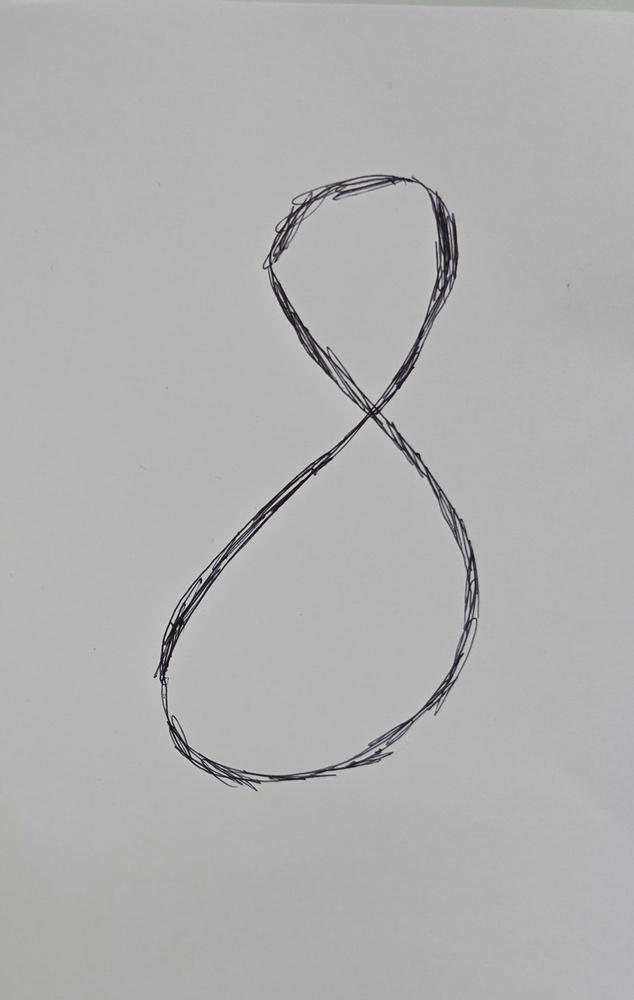
#> input picture 8/20260601_142725(2).jpg, 634 x 1000 px, shrunk from 1746 x 2756 before the run; its folder holds only this picture in this run
$ python test.py
#> lines starting #> are read from the running program, lines starting #| are printed output that depends on the picture; after the words box and inside, x2 and y2 are one past the last pixel; in counts of white or black regions, pixels touching at a corner belong together
#> further down, img is the input picture: shape (1000, 634, 3); mean B, G, R 176.3, 176.2, 176.2
import cv2
import shutil
from pathlib import Path

BASE = Path.cwd()
SELECTED = BASE / "8"

OUT_IMG = BASE / "yolo_auto" / "images"
OUT_LBL = BASE / "yolo_auto" / "labels"

OUT_IMG.mkdir(parents=True, exist_ok=True)
OUT_LBL.mkdir(parents=True, exist_ok=True)

# digits = ["1", "3", "5", "6", "8"]
digits = ["8"]
exts = ["*.jpg", "*.jpeg", "*.png", "*.JPG", "*.PNG"]

def make_bbox(img):
    h, w = img.shape[:2]
#> h = 1000; w = 634

    gray = cv2.cvtColor(img, cv2.COLOR_BGR2GRAY)

    # 칠판/종이 배경은 밝고 숫자는 어두운 경우가 많으므로 invert threshold
    blur = cv2.GaussianBlur(gray, (5, 5), 0)
    th = cv2.adaptiveThreshold(
        blur,
        255,
        cv2.ADAPTIVE_THRESH_GAUSSIAN_C,
        cv2.THRESH_BINARY_INV,
        31,
        7
    )
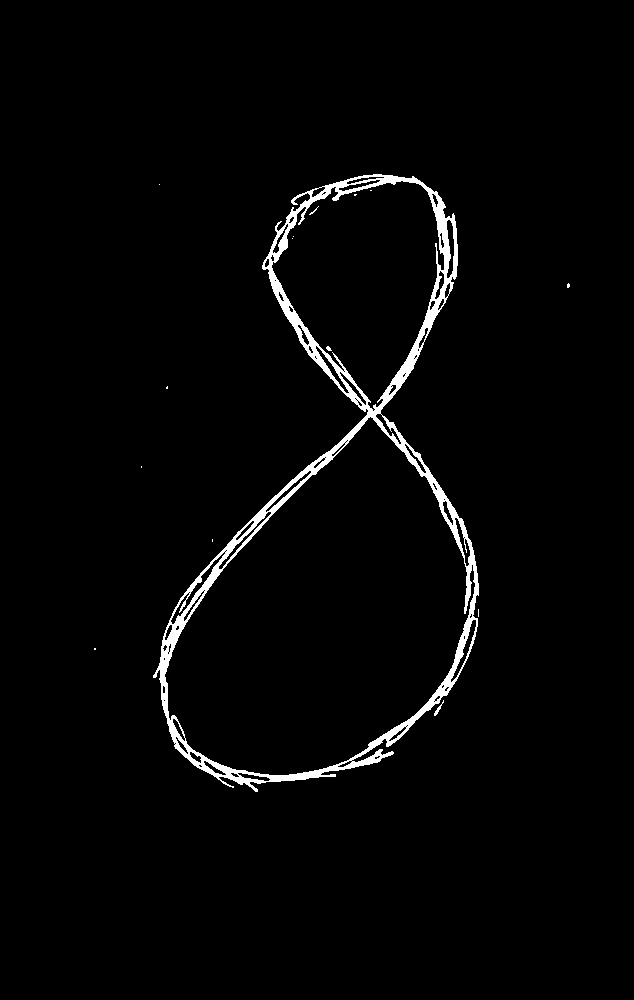
#> th: shape (1000, 634); 2.4% white; 15 white regions (13 under 20 px), largest, box (x1, y1, x2, y2) and area: (153, 174, 479, 792) 14981, (434, 700, 444, 716) 39

    # 작은 잡음 제거
    kernel = cv2.getStructuringElement(cv2.MORPH_RECT, (3, 3))
    th = cv2.morphologyEx(th, cv2.MORPH_OPEN, kernel, iterations=1)
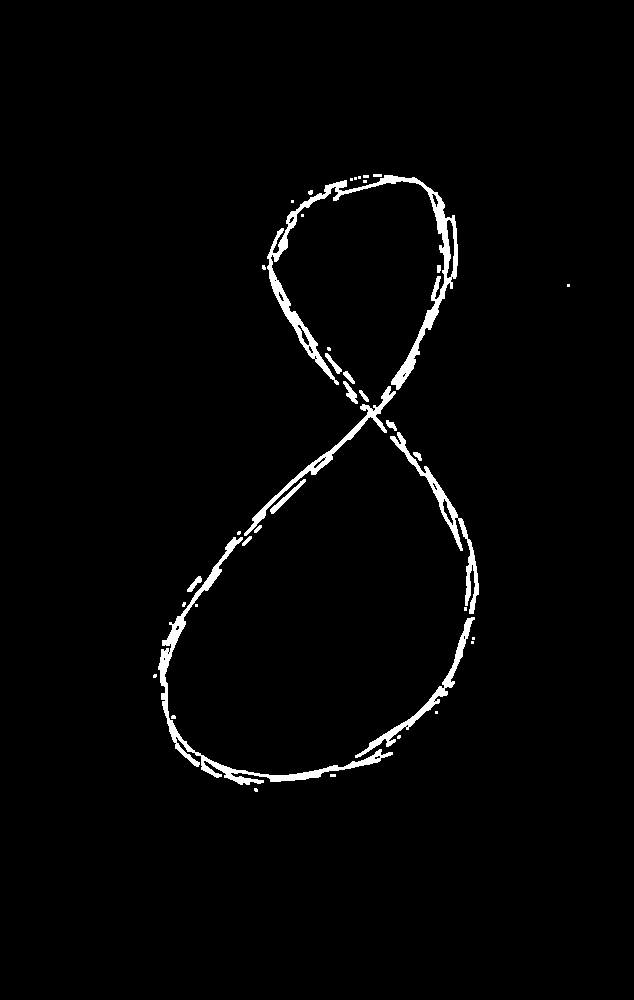
#> th: shape (1000, 634); 2.1% white; 40 white regions (22 under 20 px)

    contours, _ = cv2.findContours(th, cv2.RETR_EXTERNAL, cv2.CHAIN_APPROX_SIMPLE)
#> contours = 40 contours, 25 with area under 20; largest, box (x1, y1, x2, y2) and area: (267, 175, 458, 390) 4219, (158, 537, 393, 785) 2654, (390, 432, 479, 614) 1388, (244, 386, 396, 536) 1176, (355, 617, 475, 758) 1056

    boxes = []
    for c in contours:
        x, y, bw, bh = cv2.boundingRect(c)
        area = bw * bh

        # 너무 작은 잡음 제거
        if area < (w * h) * 0.001:
            continue

        # 너무 큰 배경 오검출 제거
        if area > (w * h) * 0.8:
            continue

        boxes.append((x, y, bw, bh))
#> this loop made 40 passes
#> (x, y, bw, bh, area) on passes 4, 9, 12, 13, 14, 15, 17, 18, 19, 20, 21, 22: (171, 715, 5, 4, 20), (355, 617, 120, 141, 16920), (182, 602, 4, 5, 20), (187, 576, 15, 16, 240), (158, 537, 235, 248, 58280), (242, 536, 10, 10, 100), (254, 525, 8, 8, 64), (270, 479, 36, 35, 1260), (413, 452, 9, 9, 81), (390, 432, 89, 182, 16198), (386, 420, 11, 11, 121), (359, 390, 10, 12, 120)
#> (c, x, y, bw, bh, area) on pass 40: ([[373, 174], [373, 176], [381, 176], [381, 174]], 373, 174, 9, 3, 27)
#> after the loop, boxes = [(355, 617, 120, 141), (158, 537, 235, 248), (270, 479, 36, 35), (390, 432, 89, 182), (244, 386, 152, 150), (267, 175, 191, 215)]

    if not boxes:
        return None

    # 숫자 획이 여러 contour로 나뉠 수 있으니 전체 contour를 하나의 bbox로 합침
    x1 = min(x for x, y, bw, bh in boxes)
#> x1 = 158
    y1 = min(y for x, y, bw, bh in boxes)
#> y1 = 175
    x2 = max(x + bw for x, y, bw, bh in boxes)
#> x2 = 479
    y2 = max(y + bh for x, y, bw, bh in boxes)
#> y2 = 785

    # 여백 조금 추가
    pad_x = int((x2 - x1) * 0.25)
#> pad_x = 80
    pad_y = int((y2 - y1) * 0.15)
#> pad_y = 91

    x1 = max(0, x1 - pad_x)
#> x1 = 78
    y1 = max(0, y1 - pad_y)
#> y1 = 84
    x2 = min(w, x2 + pad_x)
#> x2 = 559
    y2 = min(h, y2 + pad_y)
#> y2 = 876

    bw = x2 - x1
#> bw = 481
    bh = y2 - y1
#> bh = 792

    # YOLO 형식: class center_x center_y width height
    cx = (x1 + x2) / 2 / w
#> cx = 0.502
    cy = (y1 + y2) / 2 / h
#> cy = 0.48
    nw = bw / w
#> nw = 0.759
    nh = bh / h
#> nh = 0.792

    return cx, cy, nw, nh

count = 0
failed = []

for digit in digits:
    src_dir = SELECTED

    files = []
    for ext in exts:
        files.extend(src_dir.glob(ext))

    for src in sorted(files):
        img = cv2.imread(str(src))
        if img is None:
            failed.append(str(src))
            continue

        bbox = make_bbox(img)
#> bbox = (0.502, 0.48, 0.759, 0.792)
        if bbox is None:
            failed.append(str(src))
            continue

        new_name = f"{digit}_{src.stem}{src.suffix.lower()}"
        out_img_path = OUT_IMG / new_name
        out_lbl_path = OUT_LBL / f"{Path(new_name).stem}.txt"

        shutil.copy2(src, out_img_path)

        cx, cy, nw, nh = bbox
#> cx = 0.502; cy = 0.48; nw = 0.759; nh = 0.792
        with open(out_lbl_path, "w") as f:
            f.write(f"0 {cx:.6f} {cy:.6f} {nw:.6f} {nh:.6f}\n")

        count += 1

print(f"Created YOLO labels: {count}")
print(f"Failed images: {len(failed)}")

if failed:
    print("Failed list:")
    for f in failed[:30]:
        print(f)

$ run again, on 8/20260601_142855(2).jpg
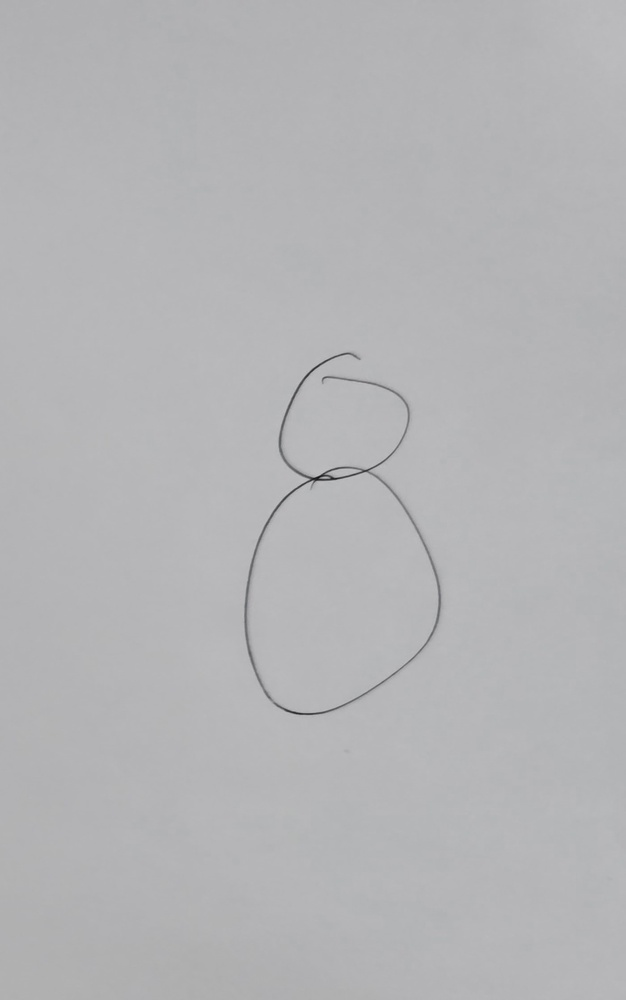
#> input picture 8/20260601_142855(2).jpg, 626 x 1000 px, shrunk from 1400 x 2238 before the run
#> img is the input picture: shape (1000, 626, 3); mean B, G, R 182.4, 180.5, 180.4
#> in make_bbox, `th = cv2.adaptiveThreshold( blur, 255, cv2.ADAPTIVE_THRESH_GAUSSIAN_C,..`:
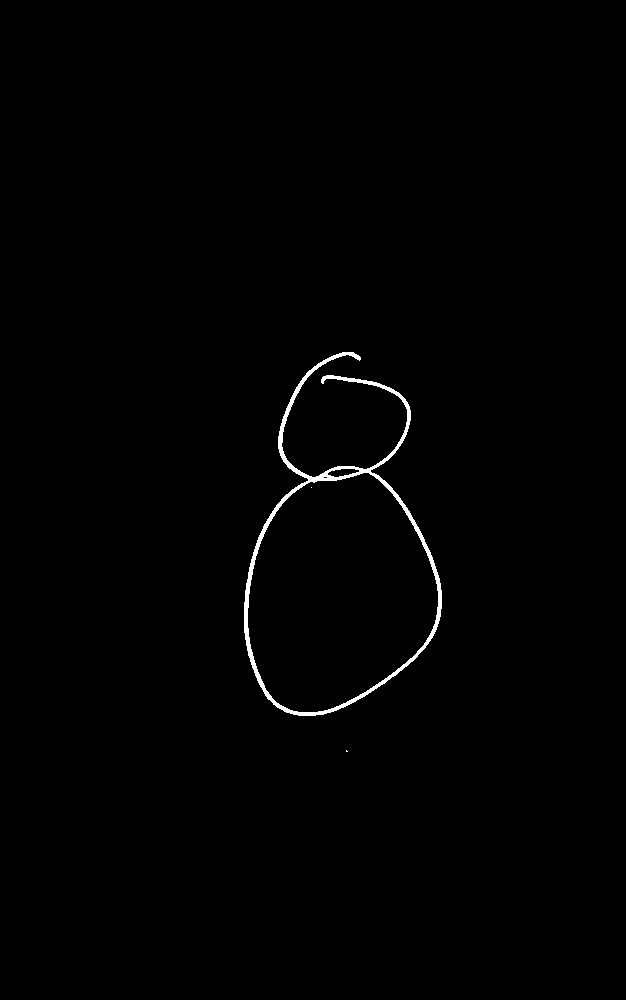
#> th: shape (1000, 626); 0.69% white; 3 white regions (2 under 20 px), largest, box (x1, y1, x2, y2) and area: (244, 352, 442, 716) 4300
#> contours = 2 contours; box (x1, y1, x2, y2) and area: (244, 473, 442, 716) 1916, (278, 352, 411, 482) 1374
#> the loop in make_bbox, `for c in contours:` made 2 passes
#> (x, y, bw, bh, area) on passes 1 to 2: (244, 473, 198, 243, 48114), (278, 352, 133, 130, 17290)
#> after the loop in make_bbox, `for c in contours:`: boxes = [(244, 473, 198, 243), (278, 352, 133, 130)]
#> in make_bbox, `x1 = min(x for x, y, bw, bh in boxes)`: x1 = 244
#> in make_bbox, `y1 = min(y for x, y, bw, bh in boxes)`: y1 = 352
#> in make_bbox, `x2 = max(x + bw for x, y, bw, bh in boxes)`: x2 = 442
#> in make_bbox, `y2 = max(y + bh for x, y, bw, bh in boxes)`: y2 = 716
#> pad_x = 49
#> pad_y = 54
#> in make_bbox, `x1 = max(0, x1 - pad_x)`: x1 = 195
#> in make_bbox, `y1 = max(0, y1 - pad_y)`: y1 = 298
#> in make_bbox, `x2 = min(w, x2 + pad_x)`: x2 = 491
#> in make_bbox, `y2 = min(h, y2 + pad_y)`: y2 = 770
#> in make_bbox, `bw = x2 - x1`: bw = 296
#> in make_bbox, `bh = y2 - y1`: bh = 472
#> in make_bbox, `cx = (x1 + x2) / 2 / w`: cx = 0.548
#> in make_bbox, `cy = (y1 + y2) / 2 / h`: cy = 0.534
#> in make_bbox, `nw = bw / w`: nw = 0.473
#> in make_bbox, `nh = bh / h`: nh = 0.472
#> bbox = (0.548, 0.534, 0.473, 0.472)
#> `cx, cy, nw, nh = bbox`: cx = 0.548; cy = 0.534; nw = 0.473; nh = 0.472

$ run again, on 8/20260601_142908(2).jpg
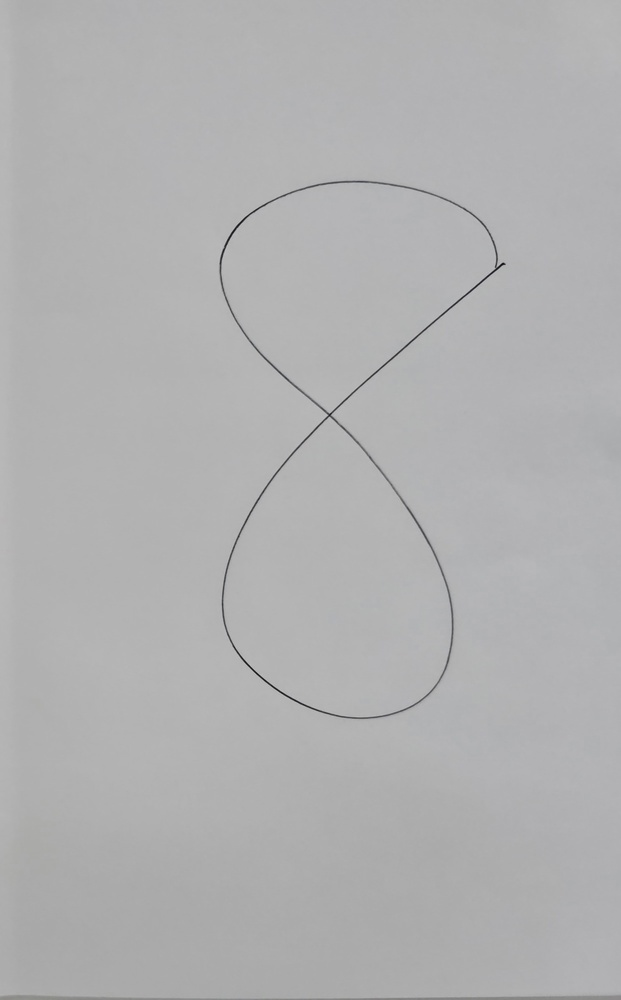
#> input picture 8/20260601_142908(2).jpg, 621 x 1000 px, shrunk from 1864 x 3000 before the run
#> img is the input picture: shape (1000, 621, 3); mean B, G, R 177.4, 176.8, 176.8
#> in make_bbox, `th = cv2.adaptiveThreshold( blur, 255, cv2.ADAPTIVE_THRESH_GAUSSIAN_C,..`:
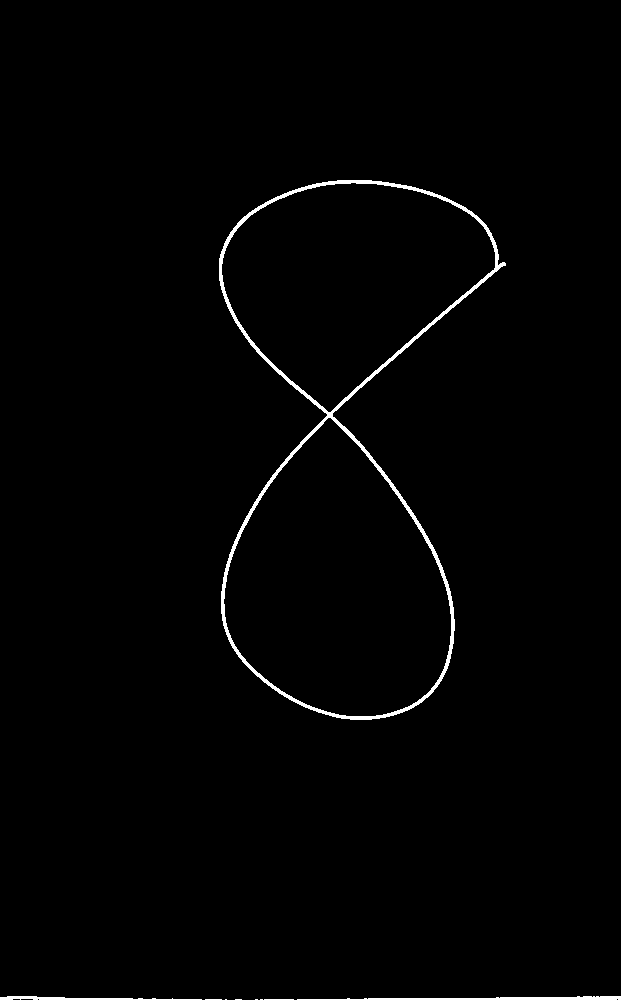
#> th: shape (1000, 621); 1.1% white; 9 white regions (5 under 20 px), largest, box (x1, y1, x2, y2) and area: (219, 180, 506, 720) 5818, (297, 996, 621, 1000) 744, (0, 996, 202, 1000) 420, (264, 999, 294, 1000) 30
#> contours = 8 contours, 4 with area under 20; largest, box (x1, y1, x2, y2) and area: (219, 180, 506, 720) 4422, (368, 996, 621, 1000) 410, (39, 997, 133, 1000) 118, (0, 996, 38, 1000) 84
#> the loop in make_bbox, `for c in contours:` made 8 passes
#> (x, y, bw, bh, area) on passes 5 to 8: (39, 997, 94, 3, 282), (368, 996, 253, 4, 1012), (0, 996, 38, 4, 152), (219, 180, 287, 540, 154980)
#> after the loop in make_bbox, `for c in contours:`: boxes = [(368, 996, 253, 4), (219, 180, 287, 540)]
#> in make_bbox, `x1 = min(x for x, y, bw, bh in boxes)`: x1 = 219
#> in make_bbox, `y1 = min(y for x, y, bw, bh in boxes)`: y1 = 180
#> x2 = 621
#> y2 = 1000
#> pad_x = 100
#> pad_y = 123
#> in make_bbox, `x1 = max(0, x1 - pad_x)`: x1 = 119
#> in make_bbox, `y1 = max(0, y1 - pad_y)`: y1 = 57
#> in make_bbox, `bw = x2 - x1`: bw = 502
#> in make_bbox, `bh = y2 - y1`: bh = 943
#> in make_bbox, `cx = (x1 + x2) / 2 / w`: cx = 0.596
#> in make_bbox, `cy = (y1 + y2) / 2 / h`: cy = 0.528
#> in make_bbox, `nw = bw / w`: nw = 0.808
#> in make_bbox, `nh = bh / h`: nh = 0.943
#> bbox = (0.596, 0.528, 0.808, 0.943)
#> `cx, cy, nw, nh = bbox`: cx = 0.596; cy = 0.528; nw = 0.808; nh = 0.943

$ run again, on 8/20260601_142744(2).jpg
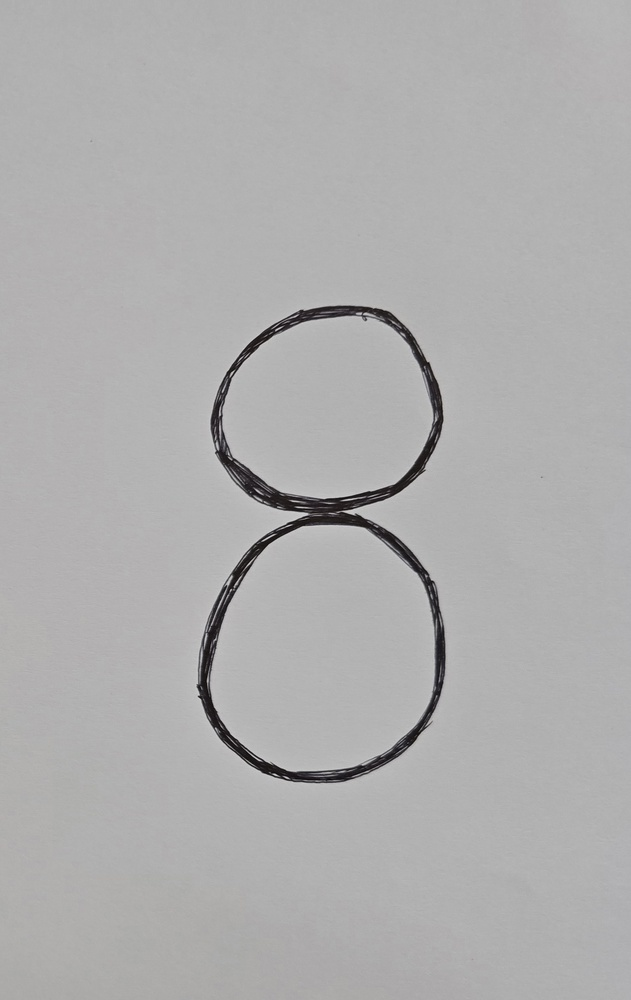
#> input picture 8/20260601_142744(2).jpg, 631 x 1000 px, shrunk from 1570 x 2490 before the run
#> img is the input picture: shape (1000, 631, 3); mean B, G, R 174.4, 174.3, 174.7
#> in make_bbox, `th = cv2.adaptiveThreshold( blur, 255, cv2.ADAPTIVE_THRESH_GAUSSIAN_C,..`:
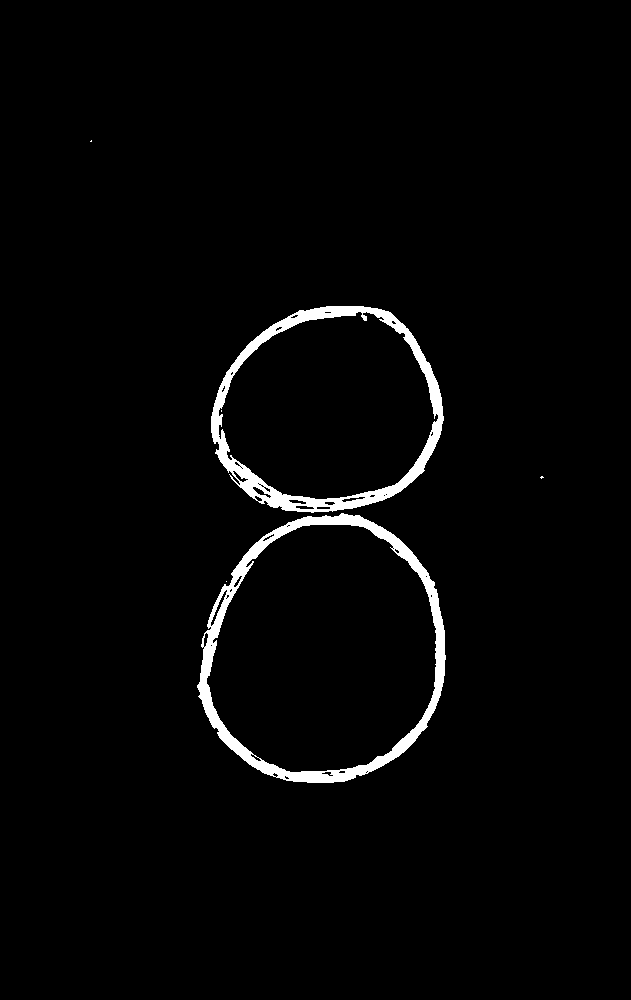
#> th: shape (1000, 631); 2.3% white; 6 white regions (4 under 20 px), largest, box (x1, y1, x2, y2) and area: (197, 513, 446, 783) 7779, (211, 306, 444, 513) 6896
#> in make_bbox, `th = cv2.morphologyEx(th, cv2.MORPH_OPEN, kernel, iterations=1)`:
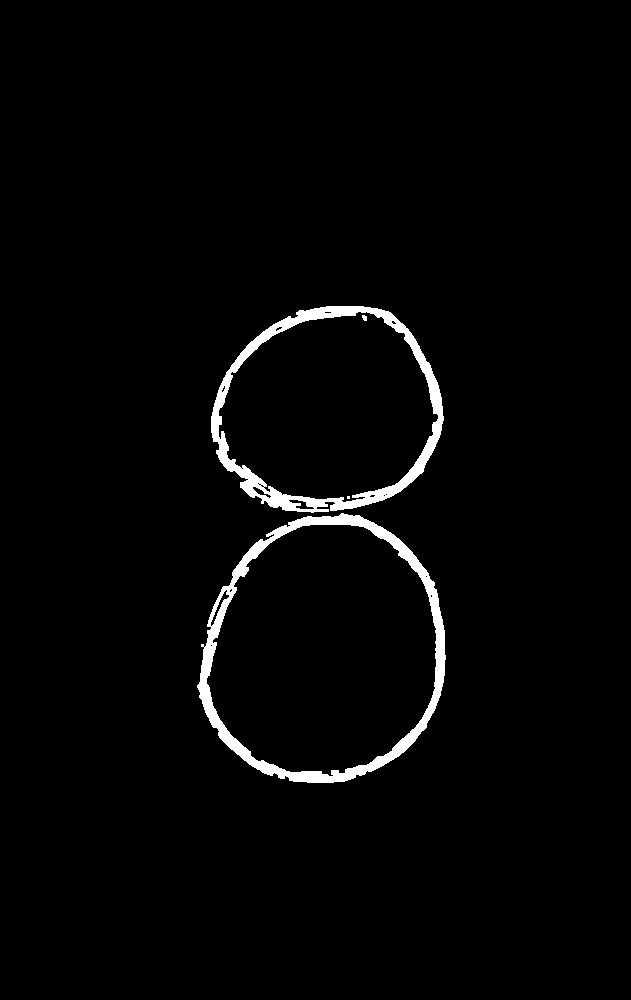
#> th: shape (1000, 631); 2.3% white; 4 white regions (1 under 20 px)
#> contours = 2 contours; box (x1, y1, x2, y2) and area: (197, 513, 446, 783) 51774, (211, 306, 444, 513) 37194
#> the loop in make_bbox, `for c in contours:` made 2 passes
#> (x, y, bw, bh, area) on passes 1 to 2: (197, 513, 249, 270, 67230), (211, 306, 233, 207, 48231)
#> after the loop in make_bbox, `for c in contours:`: boxes = [(197, 513, 249, 270), (211, 306, 233, 207)]
#> in make_bbox, `x1 = min(x for x, y, bw, bh in boxes)`: x1 = 197
#> in make_bbox, `y1 = min(y for x, y, bw, bh in boxes)`: y1 = 306
#> in make_bbox, `x2 = max(x + bw for x, y, bw, bh in boxes)`: x2 = 446
#> in make_bbox, `y2 = max(y + bh for x, y, bw, bh in boxes)`: y2 = 783
#> pad_x = 62
#> pad_y = 71
#> in make_bbox, `x1 = max(0, x1 - pad_x)`: x1 = 135
#> in make_bbox, `y1 = max(0, y1 - pad_y)`: y1 = 235
#> in make_bbox, `x2 = min(w, x2 + pad_x)`: x2 = 508
#> in make_bbox, `y2 = min(h, y2 + pad_y)`: y2 = 854
#> in make_bbox, `bw = x2 - x1`: bw = 373
#> in make_bbox, `bh = y2 - y1`: bh = 619
#> in make_bbox, `cx = (x1 + x2) / 2 / w`: cx = 0.51
#> in make_bbox, `cy = (y1 + y2) / 2 / h`: cy = 0.544
#> in make_bbox, `nw = bw / w`: nw = 0.591
#> in make_bbox, `nh = bh / h`: nh = 0.619
#> bbox = (0.51, 0.544, 0.591, 0.619)
#> `cx, cy, nw, nh = bbox`: cx = 0.51; cy = 0.544; nw = 0.591; nh = 0.619
